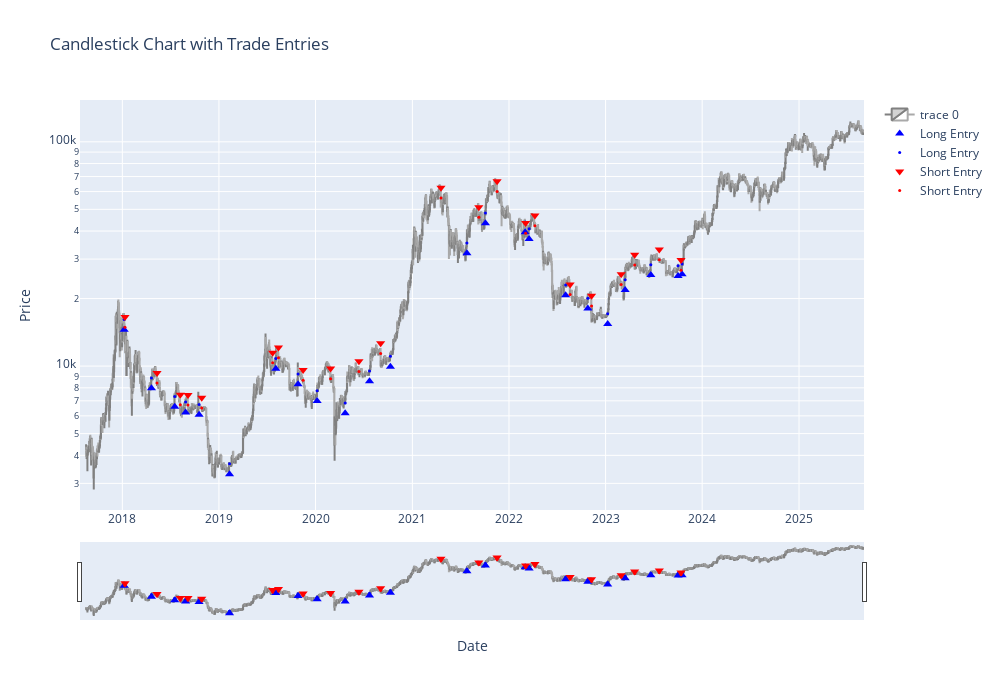

Notebook code cell kept with this figure:
### Code cell
# Produce Trades and Equity Data (for plots)
tradesBTC1_IS = op.backtest(dataBTC, indicator_names, long_filters, short_filters, paramsBTC1, mode, 'tradesDF', backtest_startdate, backtest_enddate)
equityBTC1_IS = op.backtest(dataBTC, indicator_names, long_filters, short_filters, paramsBTC1, mode, 'equityDF', backtest_startdate, backtest_enddate)

# Plot Candlestick Chart for Trade Visualisation
plot.candleChart(dataBTC, tradesBTC1_IS, mode)
